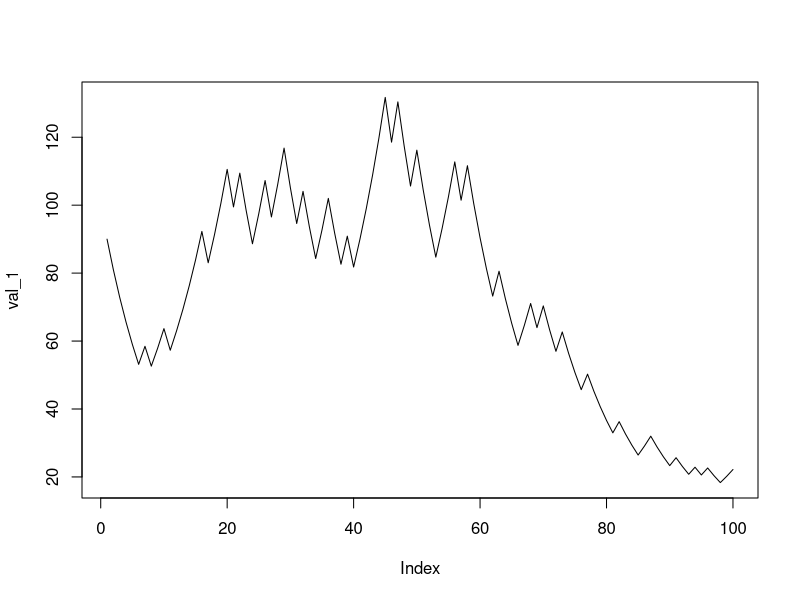

Write R code to recreate this figure.
setwd("E:/Documents/Practice/PW")

library(dplyr)

init = 100

set.seed(2018)

## Good way for doing simulations

random_toss = runif(100,0,1)

val = sapply(random_toss, function(x){ifelse(x>=0.5,1.1,0.9)})

print(init*prod(val))

val_1 = matrix(c(init,rep(0,99)),100,1)

for(i in 1:length(val)){
  if(i==1){
    val_1[i] = init*val[i]
  } else{
    val_1[i] = val_1[i-1]*val[i]
  }
}

plot(val_1,type='l')# my first random walk
